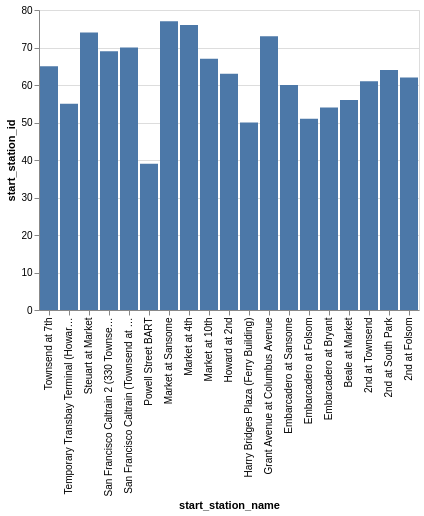

Write the Vega-Lite specification saved for this chart.
### Vega-Lite specification from a JSON file in a GitHub repository (floating-point values rounded to 4 significant figures)
{"data": {"values": [{"x_data": "Townsend at 7th", "y_data": 65}, {"x_data": "Temporary Transbay Terminal (Howard at Beale)", "y_data": 55}, {"x_data": "Steuart at Market", "y_data": 74}, {"x_data": "San Francisco Caltrain 2 (330 Townsend)", "y_data": 69}, {"x_data": "San Francisco Caltrain (Townsend at 4th)", "y_data": 70}, {"x_data": "Powell Street BART", "y_data": 39}, {"x_data": "Market at Sansome", "y_data": 77}, {"x_data": "Market at 4th", "y_data": 76}, {"x_data": "Market at 10th", "y_data": 67}, {"x_data": "Howard at 2nd", "y_data": 63}, {"x_data": "Harry Bridges Plaza (Ferry Building)", "y_data": 50}, {"x_data": "Grant Avenue at Columbus Avenue", "y_data": 73}, {"x_data": "Embarcadero at Sansome", "y_data": 60}, {"x_data": "Embarcadero at Folsom", "y_data": 51}, {"x_data": "Embarcadero at Bryant", "y_data": 54}, {"x_data": "Beale at Market", "y_data": 56}, {"x_data": "2nd at Townsend", "y_data": 61}, {"x_data": "2nd at South Park", "y_data": 64}, {"x_data": "2nd at Folsom", "y_data": 62}]}, "mark": "bar", "encoding": {"x": {"field": "x_data", "type": "nominal", "title": "start_station_name", "sort": "descending"}, "y": {"field": "y_data", "type": "quantitative", "title": "start_station_id"}}}
